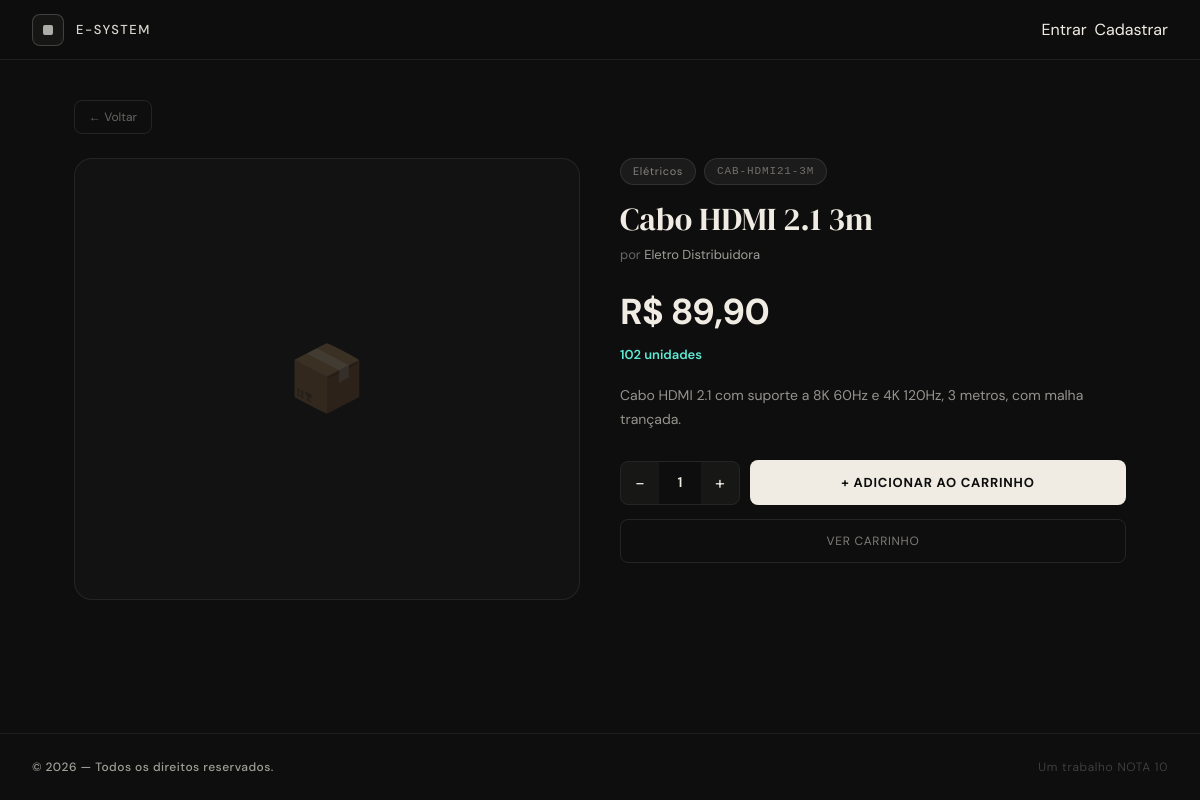
Page /product_detail.php?id=10 on the committed database.
### tables this page shows
CREATE TABLE IF NOT EXISTS products (
    id INT AUTO_INCREMENT PRIMARY KEY,
    supplier_id INT NOT NULL,
    name VARCHAR(255) NOT NULL,
    description TEXT NOT NULL,
    category VARCHAR(100),
    price DECIMAL(10,2) NOT NULL,
    stock INT NOT NULL DEFAULT 0,
    sku VARCHAR(100) NOT NULL UNIQUE,
    status ENUM('ativo', 'inativo') NOT NULL DEFAULT 'ativo',
    image_path VARCHAR(255) DEFAULT NULL,
    created_at TIMESTAMP DEFAULT CURRENT_TIMESTAMP,
    FOREIGN KEY (supplier_id) REFERENCES suppliers(id)
        ON UPDATE CASCADE
        ON DELETE RESTRICT
);

CREATE TABLE IF NOT EXISTS suppliers(
    id INT AUTO_INCREMENT PRIMARY KEY,
    name VARCHAR(255) NOT NULL,
    phone VARCHAR(50) NOT NULL,
    email VARCHAR(255) NOT NULL UNIQUE,
    created_at TIMESTAMP DEFAULT CURRENT_TIMESTAMP,
    address_id INT,
    FOREIGN KEY (address_id) REFERENCES addresses(id)
);

### src/connection/db.php (called while the page is built, shortened)
<?php
class Connection {
    private static $instance = null;
    private function __construct() {
        $host = 'db';
        $db = 'testdb';
        $user = 'root';
        $pass = 'root';
        try {
            $this->conn = new PDO("mysql:host=$host;dbname=$db;charset=utf8mb4", $user, $pass);
        } catch (PDOException $e) {
            die("Erro de conexão: " . $e->getMessage());
        }
    }
     public static function getInstance(): PDO {
        if (self::$instance === null) {
            $obj = new Connection();
            self::$instance = $obj->conn;
        }
        return self::$instance;
    }
}

### src/dao/ProductDAO.php (called while the page is built, shortened)
<?php
require_once __DIR__ . '/../connection/db.php';
require_once __DIR__ . '/../models/Product.php';
class ProductDAO {
    private PDO $db;
    public function __construct() {
        $this->db = Connection::getInstance();
    }
    private function baseSelect(): string {
        return 'SELECT p.*, s.name AS supplier_name
                FROM products p
                LEFT JOIN suppliers s ON s.id = p.supplier_id';
    }
    public function findById(int $id): ?Product {
        $stmt = $this->db->prepare($this->baseSelect() . ' WHERE p.id = :id');
        $stmt->execute([':id' => $id]);
        $data = $stmt->fetch(PDO::FETCH_ASSOC);
        return $data ? Product::fromArray($data) : null;
    }
}

### src/models/Product.php (called while the page is built, shortened)
<?php
class Product {
    private string $name;
    private string $description;
    private ?string $category;
    private float $price;
    private int $stock;
    private string $sku;
    private string $status;
    private ?string $supplierName;
    public function __construct(?int $id, ?int $supplierId, string $name, string $description, ?string $category, float $price, int $stock, string $sku, string $status = 'ativo', ?string $supplierName = null, ?string $createdAt = null, ?string $imagePath = null) {
        $this->name = $name;
        $this->description = $description;
        $this->category = $category;
        $this->price = $price;
        $this->stock = $stock;
        $this->sku = $sku;
        $this->status = $status;
        $this->supplierName = $supplierName;
    }
    public static function fromArray(array $data): Product {
        return new self(
            isset($data['id']) ? (int)$data['id'] : null,
            isset($data['supplier_id']) ? (int)$data['supplier_id'] : null,
            $data['name'] ?? '',
            $data['description'] ?? '',
            $data['category'] ?? null,
            isset($data['price']) ? (float)$data['price'] : 0.0,
            isset($data['stock']) ? (int)$data['stock'] : 0,
            $data['sku'] ?? '',
            $data['status'] ?? 'ativo',
            $data['supplier_name'] ?? null,
            $data['created_at'] ?? null,
            $data['image_path'] ?? null,
        );
    }
    public function getName(): string {
        return $this->name;
    }
    public function getDescription(): string {
        return $this->description;
    }
    public function getCategory(): ?string {
        return $this->category;
    }
    public function getPrice(): float {
        return $this->price;
    }
    public function getStock(): int {
        return $this->stock;
    }
    public function getSku(): string {
        return $this->sku;
    }
    public function getStatus(): string {
        return $this->status;
    }
    public function getSupplierName(): ?string {
        return $this->supplierName;
    }
}

### src/product_detail.php (the view, shortened to what this page needs)
<?php
require_once 'dao/ProductDAO.php';
$productDAO = new ProductDAO();
$productId = (int)($_GET['id'] ?? 0);
$product = $productDAO->findById($productId);
$images = $productDAO->findImagesByProductId($productId);
$stock     = $product->getStock();
$canAdd    = $stock > 0 && $product->getStatus() === 'ativo';
$stockColor = $stock === 0 ? '#fda4af' : ($stock <= 5 ? '#fcd34d' : '#5eead4');
$stockLabel = $stock === 0 ? 'Indisponível' : ($stock <= 5 ? "Últimas $stock un.!" : "$stock unidades");
include 'partials/header.php';
?>
<main class="flex-grow px-6 py-10" style="max-width:1100px;margin:0 auto;width:100%">
  <a href="javascript:history.back()" style="display:inline-flex;align-items:center;gap:6px;font-size:12px;color:rgba(240,236,228,0.4);text-decoration:none;margin-bottom:24px;border:1px solid rgba(240,236,228,0.1);padding:7px 14px;border-radius:8px;transition:color .15s"
     onmouseover="this.style.color='#f0ece4'" onmouseout="this.style.color='rgba(240,236,228,0.4)'">
    ← Voltar
  </a>
  <div class="rg-detail">
    <section>
      <div style="border:1px solid rgba(240,236,228,0.08);border-radius:18px;overflow:hidden;background:rgba(255,255,255,0.02);margin-bottom:12px">
        <?php if (!empty($images)): ?>
          <img id="main-img" src="<?= htmlspecialchars($images[0]) ?>"
            alt="<?= htmlspecialchars($product->getName()) ?>"
            style="width:100%;height:440px;object-fit:cover;display:block;transition:opacity .2s">
        <?php else: ?>
          <div style="width:100%;height:440px;display:flex;align-items:center;justify-content:center;font-size:64px;opacity:0.2">📦</div>
        <?php endif ?>
      </div>
    </section>
    <section style="position:sticky;top:80px">
      <div style="display:flex;gap:8px;flex-wrap:wrap;margin-bottom:16px">
        <?php if ($product->getCategory()): ?>
          <span style="font-size:11px;padding:4px 12px;border-radius:20px;background:rgba(240,236,228,0.06);border:1px solid rgba(240,236,228,0.1);color:rgba(240,236,228,0.5);letter-spacing:0.06em">
            <?= htmlspecialchars($product->getCategory()) ?>
          </span>
        <?php endif ?>
        <span style="font-size:11px;padding:4px 12px;border-radius:20px;background:rgba(240,236,228,0.06);border:1px solid rgba(240,236,228,0.1);color:rgba(240,236,228,0.4);letter-spacing:0.08em;font-family:monospace">
          <?= htmlspecialchars($product->getSku()) ?>
        </span>
      </div>
      <h1 style="font-family:'DM Serif Display',serif;font-size:32px;font-weight:400;margin:0 0 8px;line-height:1.15">
        <?= htmlspecialchars($product->getName()) ?>
      </h1>
      <?php if ($product->getSupplierName()): ?>
        <p style="font-size:13px;color:rgba(240,236,228,0.4);margin:0 0 20px">
          por <span style="color:rgba(240,236,228,0.65)"><?= htmlspecialchars($product->getSupplierName()) ?></span>
        </p>
      <?php endif ?>
      <p style="font-size:36px;font-weight:700;margin:0 0 6px;letter-spacing:-0.02em">
        R$ <?= number_format($product->getPrice(), 2, ',', '.') ?>
      </p>
      <p style="font-size:13px;font-weight:600;color:<?= $stockColor ?>;margin:0 0 20px">
        <?= $stockLabel ?>
      </p>
      <?php if ($product->getDescription()): ?>
        <p style="font-size:14px;color:rgba(240,236,228,0.6);line-height:1.7;margin:0 0 28px">
          <?= nl2br(htmlspecialchars($product->getDescription())) ?>
        </p>
      <?php endif ?>
      <?php if ($canAdd): ?>
        <div style="display:flex;gap:10px;align-items:center;margin-bottom:14px">
          <div style="display:flex;align-items:center;border:1px solid rgba(240,236,228,0.1);border-radius:8px;overflow:hidden">
            <button type="button" onclick="changeQty(-1)"
              style="width:38px;height:42px;background:rgba(240,236,228,0.04);border:none;color:#f0ece4;font-size:18px;cursor:pointer;line-height:1">−</button>
            <span id="qty-val" style="width:42px;text-align:center;font-size:14px;font-weight:600;color:#f0ece4">1</span>
            <button type="button" onclick="changeQty(1)"
              style="width:38px;height:42px;background:rgba(240,236,228,0.04);border:none;color:#f0ece4;font-size:18px;cursor:pointer;line-height:1">+</button>
          </div>
          <button id="add-btn" type="button" onclick="addToCart()"
            style="flex:1;padding:13px 20px;background:#f0ece4;color:#0e0e0e;border:none;border-radius:8px;font-size:13px;font-weight:700;font-family:'DM Sans',sans-serif;letter-spacing:0.06em;text-transform:uppercase;cursor:pointer;transition:opacity .2s">
            + Adicionar ao Carrinho
          </button>
        </div>
        <a href="cart.php" style="display:block;text-align:center;padding:12px;border:1px solid rgba(240,236,228,0.1);border-radius:8px;font-size:12px;color:rgba(240,236,228,0.5);text-decoration:none;letter-spacing:0.06em;text-transform:uppercase"
           onmouseover="this.style.borderColor='rgba(240,236,228,0.25)';this.style.color='#f0ece4'"
           onmouseout="this.style.borderColor='rgba(240,236,228,0.1)';this.style.color='rgba(240,236,228,0.5)'">
          Ver carrinho
        </a>
      <?php else: ?>
        <div style="padding:14px 18px;background:rgba(226,75,74,0.08);border:1px solid rgba(226,75,74,0.2);border-radius:8px;font-size:13px;color:#fda4af">
          Produto indisponível no momento.
        </div>
      <?php endif ?>
    </section>
  </div>
</main>
<?php include 'partials/footer.php'; ?>

### src/partials/header.php (style rules this page uses)
:root { --cream: #f0ece4; --bg: #0e0e0e; --border: rgba(240,236,228,0.1); --muted: rgba(240,236,228,0.38); }
body { font-family: 'DM Sans', sans-serif; background: var(--bg); color: var(--cream); }
.rg-detail { display:grid; grid-template-columns:1fr 1fr; gap:40px; align-items:start }

### rows in the picture
products: category "Elétricos", sku "CAB-HDMI21-3M", name "Cabo HDMI 2.1 3m", supplier.name "Eletro Distribuidora", price "89,90", stock "102 unidades", description "Cabo HDMI 2.1 com suporte a 8K 60Hz e 4K 120Hz, 3 metros, com malha trançada."
